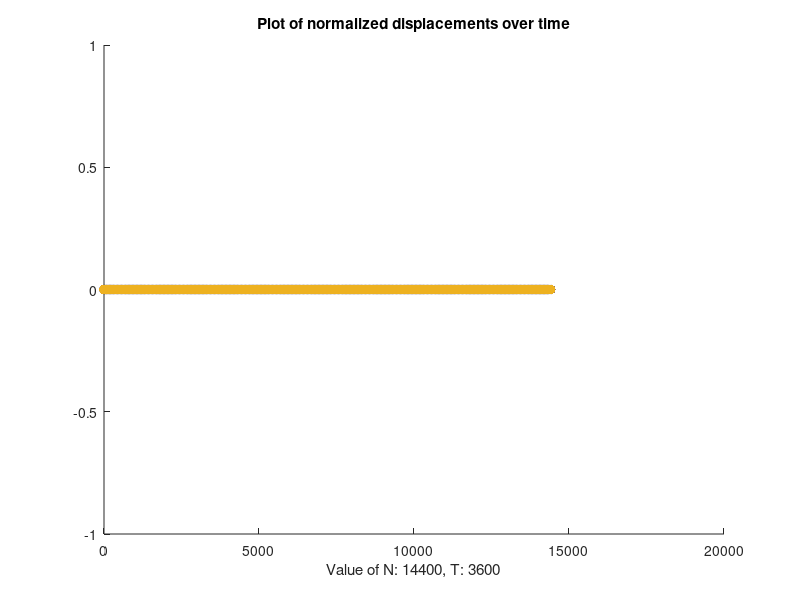

Source code (MATLAB):
%%
% Jordan Bayles
% URISC/Spring 2012 Research Project
% Model based on advection-diffusion equation, expressed as
% \[ v_{t} - \kappa H_A G_{\infty} v_{zz} = \kappa H_A \dot{Q} \]

%% Physical parameters
h = 1.28*10^(-3);                    % m, may need conversion
kap = 1.72*10^(-5);                    % m^4/(Ns), may need conversion
ha = 1.29*10^(6);                    % Pa, may need conversion

z0 = 0;                                % start of computational domain
zf = h;                                % end of computational domain
%T=5e3*h^2/kap/ha                    % end time
T=3600
pow = 5;
M = 16;                                % number of nodes (minus boundary)
dz = (zf-z0)/(M+1);                    % spatial step

c = 1;                                % From Hader paper
ginfty = 1;                            % From our notes
gd = c;                                % From our notes

% TODO find out what epsilon should be. Do we really want du/dz?
epsilon = 1;

D = kap*ha*ginfty;                    % diffusion coefficient

% Addition of Crank-Nicolson to increase stability
% In the case that theta = 0, dt for stability is leq dz^2/2D
theta = 0.5;

%% Characterization of tau, the relaxation time
tau_1 = .01;
tau_2 = 200;
%tau = tau_1 + (tau_2 - tau_1).*rand(1, 1)
tau = 200

% Time-related variables are placed here.
sf = 0.9;                            % safety factor (Mingham)
%dt = sf*(dz*dz/(2*D))            % time step (how formulated? cfl condition)
% From notes, dt = tau / 10. Different tau? unstable for tau = 100.
%dt = tau/10;
dt = .25;
N = ceil(T/dt)                        % number of time steps
%T = dt*N                            % rescale end time to be multiple of dt

% t0, the time at which we switch from "ramp" to "hold" for the boundary condition,
% is defined in Haider, Schutgart based on the condition u0 = v0t0 and u0 = h/10.
% Discrepancy between Stuebner/Haider and Schutgart/Haider... Stubner paper says
% that v0 = h/10, specifies t0 = 10 seconds, tf = 3600 seconds. Due to clarity of
% the paper, I will go with this definition for now. TODO check with Gibson.
v0 = h/10;
t0 = 10;

z = z0:dz:zf;                        % spatial nodes
t = dt:dt:T;                        % time steps

gam = dt/(dz*dz);                    % constant for diffusion term
A = (diag(ones(M+1,1),-1)-2*diag(ones(M+2,1))+diag(ones(M+1,1),1));
% Identity matrix of size similar to A (double check syntax)
I = eye(M+1, M+1);

% Based off of this A, we edit some values to get correct boundaries.
A(M+2, M+1) = 2;
A(1,2) = 0;                            % Clear the 1 stored here from earlier gen.
A(1,1) = 0;

% TODO clean this up
A = A(2:end, 2:end);

%% Initialize solution vectors (including boundary)
vold = zeros(M+1,1);
uold = vold;
u = vold;
qn = vold;
v = vold;

% Create a matrix for storing the values of u over time.
res = 10;
index = 1;
uxt = zeros(M+1, N);
% The initial value for the ramp and hold function is set here.
vold(1)=v0;

%% Before beginning the actual process, check if time step is OK
reply = input(sprintf('N = %d. Do you want to continue? Y/N [Y]: ', N), 's');
if isempty(reply)
    reply = 'Y'; % Default to yes
end

if reply == 'Y'
for n = 1:N,
  % Pseudo-implementation of Kronecker delta, not available in MATLAB < 2012.
  % We want this evaluated at each running time. Note that function handles
  % are *not* supported in standard matrices, hence we set it here.
  %if abs(n*dt-t0) < dt/2
  %  A(1,1) = -1/gam/D
  %else % Not sure if this case is needed, I am thinking so
  %  A(1,1) = 0;
  %end

  if n*dt < t0
    v0 = h/10
  else 
    v0 = 0;
  end

  vzz = gam*A*vold; %this is actually dt*vzz
  % vzz is actually dt*vzz here.
  vzz(1) = vzz(1) + dt*v0/dz/dz;

  qnp1 = (1-dt/tau)*qn + gd/tau*vzz
  % Update qdot (really dt*Qdot at the n+1/2 time step)
  qdot = (qnp1-qn);
  
  pause

  % Finally, update v based on old copies of qdot, qnp1.
  
  % Note that x = A\b is the same as x = inv(A)*b, except faster and more accurate.
  v = (I-theta*D*dt*A)\(vold + (1-theta)*D*vzz + qdot);
  
  % First order approximation to u, the time integral of v.
  u = uold+dt/2*(v+vold);
  
  % Here we finish the step by moving current values to old ones.
  qn = qnp1;
  vold = v;
  uold = u;

  if(1 == 2)
  %if(mod(n,floor(N/res))==0)
    %unxt(:, index) = u/h;
    %index = index + 1;
    
    subplot(1,2,1), plot(z,v,'-o')
    title(sprintf('V (or du/dt), with n=%d',n))
    %av = [z0 zf 1.27777 1.281111];
    %axis(av)
    subplot(1,2,2), plot(z,u,'-o')
    title(sprintf('Displacement, with n=%d', n))
    %at = [0 N 0 N/20];
    %axis(at);

    pause
  end

    uxt(:, index) = u/h;
    index = index + 1;
end
end

% Uxt is now completed, so we can graph to compare with Haider/Schugart
figure()
hold on
for i = 1:(M+1)
  plot(uxt(i, :), '-o')
end
hold off
title(sprintf('Plot of normalized displacements over time'))
xlabel(sprintf('Value of N: %d, T: %d', N, T))
